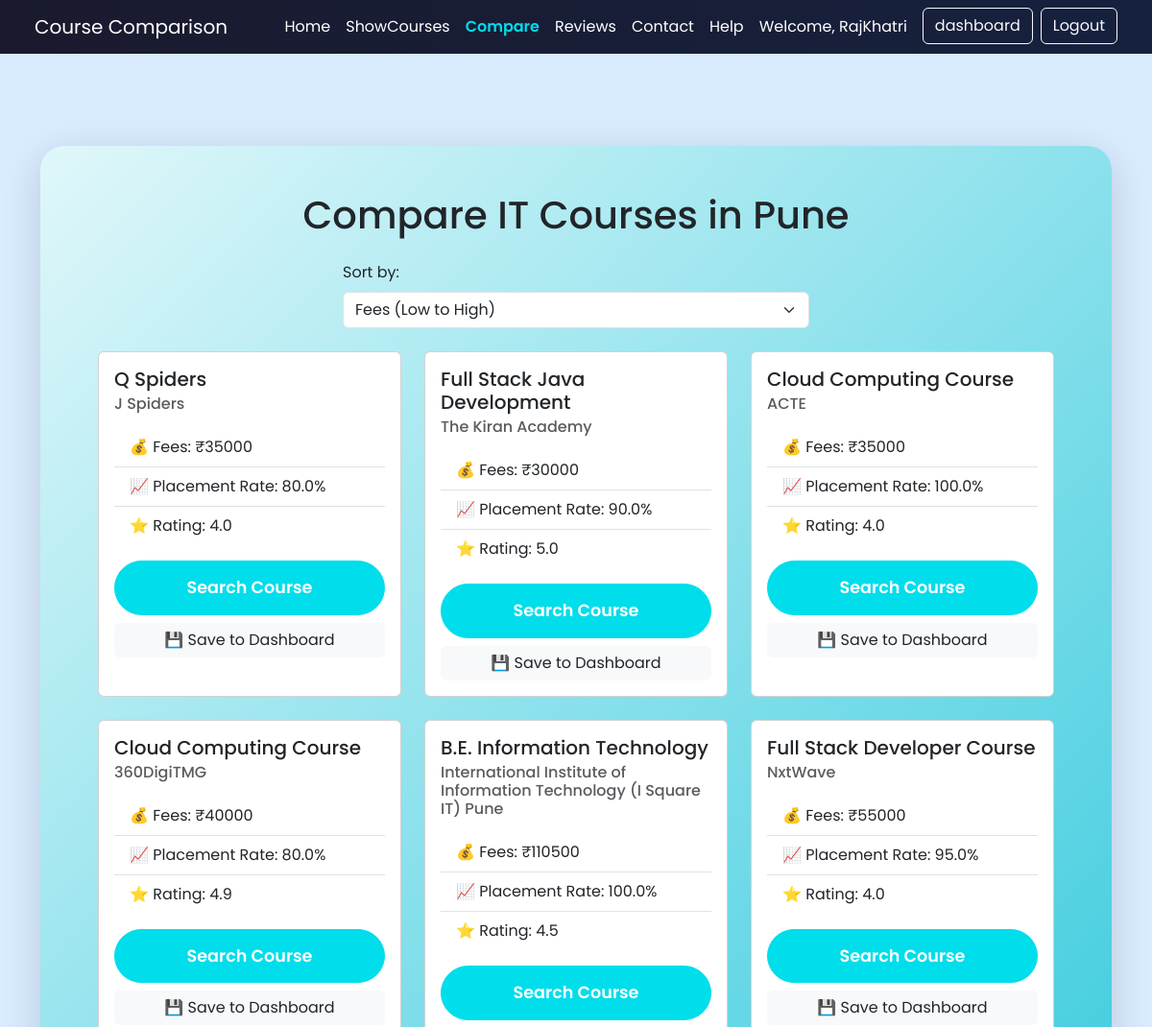
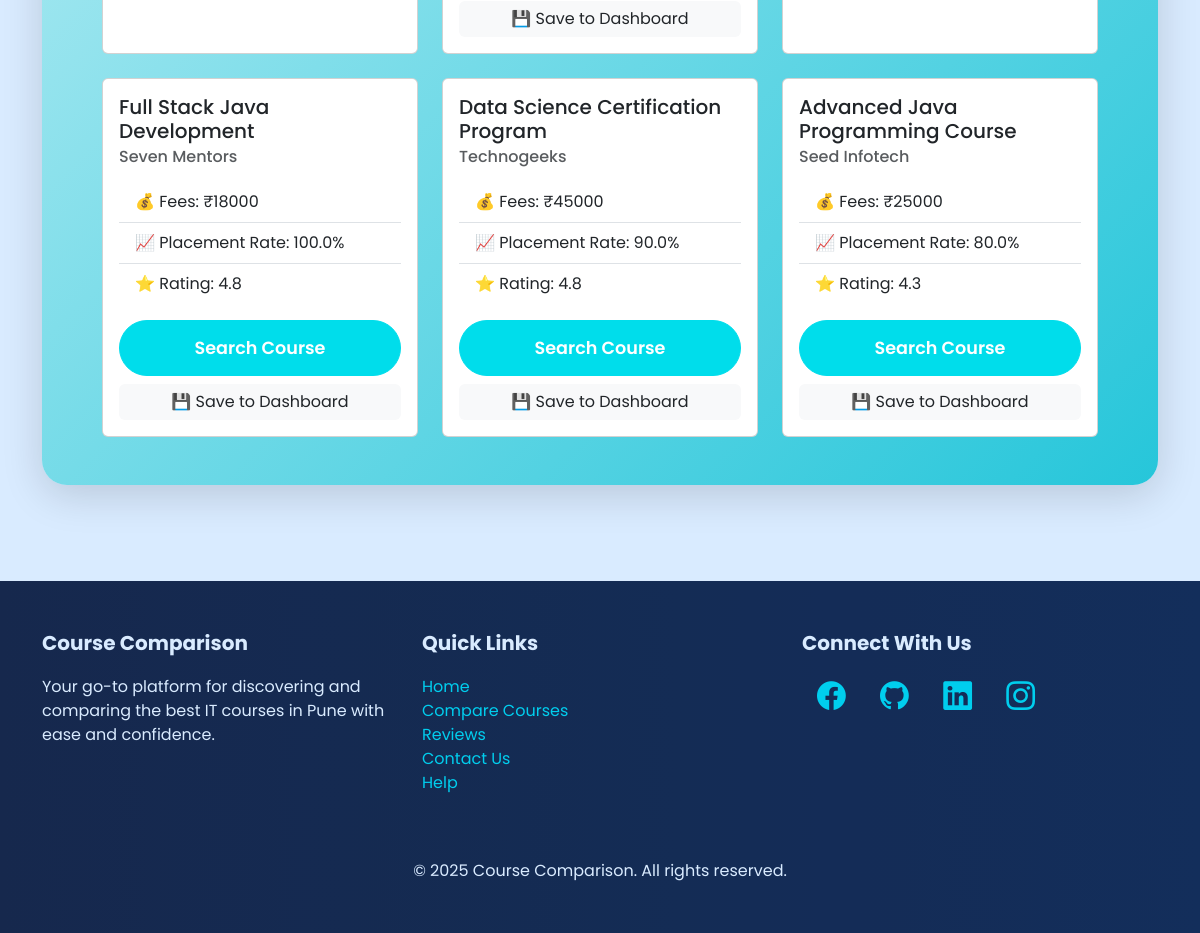
The page /Compare/ (signed in) on the database its author committed (2 pictures, top to bottom).
### courses/models.py (models this page shows, shortened)
class Course(models.Model):
    Name = models.CharField(max_length=200)
    Institute = models.CharField(max_length=200)
    Fees = models.IntegerField()
    Duration = models.CharField(max_length=50)
    Placement_rate = models.FloatField()
    Rating = models.FloatField()
    Syllabus = models.TextField()
    image = models.ImageField(upload_to='course_images/', null=True, blank=True)
    link = models.URLField(max_length=300, null=True, blank=True)

### courses/views.py (the view)
# urls.py: path('Compare/', course_list, name='course_list'),
@login_required
def course_list(request):
    courses = Course.objects.all()
    return render(request, 'course_list.html', {'courses': courses})

### courses/templates/course_list.html (shortened to what this page needs)
{% extends "base.html" %}
{% block content %}
<div class="container py-5 backdrop my-5">
    <h1 class="text-center mb-4">Compare IT Courses in Pune</h1>
    <div class="row justify-content-center mb-4">
        <div class="col-md-6">
            <label for="sort" class="form-label">Sort by:</label>
            <select id="sort" class="form-select" onchange="sortCourses()">
                <option value="fees">Fees (Low to High)</option>
            </select>
        </div>
    </div>
    <div id="courseContainer" class="row row-cols-1 row-cols-md-2 row-cols-lg-3 g-4">
        {% for course in courses %}
        <div class="col">
            <div class="card h-100 course" data-fees="{{ course.Fees }}" data-placement="{{ course.Placement_rate }}" data-rating="{{ course.Rating }}">
                <div class="card-body">
                    <h5 class="card-title">{{ course.Name }}</h5>
                    <h6 class="card-subtitle mb-2 text-muted">{{ course.Institute }}</h6>
                    <ul class="list-group list-group-flush my-3">
                        <li class="list-group-item">💰 Fees: ₹{{ course.Fees }}</li>
                        <li class="list-group-item">📈 Placement Rate: {{ course.Placement_rate }}%</li>
                        <li class="list-group-item">⭐ Rating: {{ course.Rating }}</li>
                    </ul>
                    <a href="https://www.google.com/search?q={{ course.Institute|urlencode }}" class="btn btn-primary w-100" target="_blank">Search Course</a>
                    <a href="{% url 'save_course' course.id %}" class="btn btn-save-dashboard w-100 mt-2">💾 Save to Dashboard</a>
                </div>
            </div>
        </div>
        {% endfor %}
    </div>
</div>
{% endblock %}

### courses/templates/base.html (shortened to what this page needs)
{% load static %}
<!DOCTYPE html>
<html lang="en">
<head>
    <link href="https://cdn.jsdelivr.net/npm/bootstrap@5.3.0/dist/css/bootstrap.min.css" rel="stylesheet" />
    <link href="https://cdnjs.cloudflare.com/ajax/libs/animate.css/4.1.1/animate.min.css" rel="stylesheet" />
    <link href="https://cdn.jsdelivr.net/npm/bootstrap-icons@1.10.5/font/bootstrap-icons.css" rel="stylesheet" />
</head>
<body>
    <nav class="navbar navbar-expand-lg navbar-dark px-4">
        <div class="container-fluid">
            <a class="navbar-brand" href="{% url 'home' %}">Course Comparison</a>
            <div class="collapse navbar-collapse justify-content-end" id="navbarNav">
                <ul class="navbar-nav">
                    <li class="nav-item">
                        <a class="nav-link {% if request.path == '/' %}active{% endif %}" href="{% url 'home' %}">Home</a>
                    </li>
                    <li class="nav-item">
                        <a class="nav-link {% if request.path == '/show_courses/' %}active{% endif %}" href="{% url 'show_courses' %}">ShowCourses</a>
                    </li>
                    <li class="nav-item">
                        <a class="nav-link {% if request.path == '/Compare/' %}active{% endif %}" href="{% url 'course_list' %}">Compare</a>
                    </li>
                    <li class="nav-item">
                        <a class="nav-link {% if request.path == '/review' %}active{% endif %}" href="{% url 'review' %}">Reviews</a>
                    </li>
                    <li class="nav-item">
                        <a class="nav-link {% if request.path == '/contact' %}active{% endif %}" href="{% url 'contact' %}">Contact</a>
                    </li>
                    <li class="nav-item">
                        <a class="nav-link {% if request.path == '/help' %}active{% endif %}" href="{% url 'help' %}">Help</a>
                    </li>
                    {% if request.user.is_authenticated %}
          <li class="nav-item">
            <span class="nav-link text-white">Welcome, {{ request.user.username }}</span>
          </li>
          <li class="nav-item">
            <a class="btn btn-outline-light ms-2" href="{% url 'dashboard'%}">dashboard</a>
          </li>
          <li class="nav-item">
            <a class="btn btn-outline-light ms-2" href="{% url 'logout' %}">Logout</a>
          </li>
          {% endif %}
                </ul>
            </div>
        </div>
    </nav>
    <main class="container my-5">
        {% block content %}{% endblock %}
    </main>
    <footer class="footer">
        <div class="container">
            <div class="row text-center text-md-start">
                <div class="col-md-4 mb-4">
                    <h5 class="fw-bold">Course Comparison</h5>
                    <p>Your go-to platform for discovering and comparing the best IT courses in Pune with ease and confidence.</p>
                </div>
                <div class="col-md-4 mb-4">
                    <h5 class="fw-bold">Quick Links</h5>
                    <ul class="list-unstyled">
                        <li><a href="{% url 'home' %}">Home</a></li>
                        <li><a href="{% url 'course_list' %}">Compare Courses</a></li>
                        <li><a href="{% url 'review' %}">Reviews</a></li>
                        <li><a href="{% url 'contact' %}">Contact Us</a></li>
                        <li><a href="{% url 'help' %}">Help</a></li>
                    </ul>
                </div>
                <div class="col-md-4 mb-4">
                    <h5 class="fw-bold">Connect With Us</h5>
                    <div class="social-icons">
                        <a href="#" aria-label="Facebook"><i class="bi bi-facebook"></i></a>
                        <a href="https://github.com/khatri-raj" aria-label="Github"><i class="bi bi-github"></i></a>
                        <a href="https://www.linkedin.com/in/rajkhatri2002/" aria-label="LinkedIn"><i class="bi bi-linkedin"></i></a>
                        <a href="https://www.instagram.com/khatri_raj_07/?locale=my&hl=af" aria-label="Instagram"><i class="bi bi-instagram"></i></a>
                    </div>
                </div>
            </div>
            <div class="text-center mt-4">
                <p class="mb-0">© 2025 Course Comparison. All rights reserved.</p>
            </div>
        </div>
    </footer>
</body>
</html>

### courses/templates/course_list.html (style rules this page uses)
.btn-save-dashboard { background-color: #f8f9fa; color: #212529; border: none; box-shadow: none; }

### rows shown on the page
Course: Name "Q Spiders", Institute "J Spiders", Fees "35000", Placement_rate "80.0", Rating "4.0"
Course: Name "Full Stack Java Development", Institute "The Kiran Academy", Fees "30000", Placement_rate "90.0", Rating "5.0"
Course: Name "Cloud Computing Course", Institute "ACTE", Fees "35000", Placement_rate "100.0", Rating "4.0"
Course: Name "Cloud Computing Course", Institute "360DigiTMG", Fees "40000", Placement_rate "80.0", Rating "4.9"
Course: Name "B.E. Information Technology", Institute "International Institute of Information Technology (I Square IT) Pune", Fees "110500", Placement_rate "100.0", Rating "4.5"
Course: Name "Full Stack Developer Course", Institute "NxtWave", Fees "55000", Placement_rate "95.0", Rating "4.0"
Course: Name "Full Stack Java Development", Institute "Seven Mentors", Fees "18000", Placement_rate "100.0", Rating "4.8"
Course: Name "Data Science Certification Program", Institute "Technogeeks", Fees "45000", Placement_rate "90.0", Rating "4.8"
Course: Name "Advanced Java Programming Course", Institute "Seed Infotech", Fees "25000", Placement_rate "80.0", Rating "4.3"

### other values the page prints
{{ request.user.username }} "RajKhatri"
